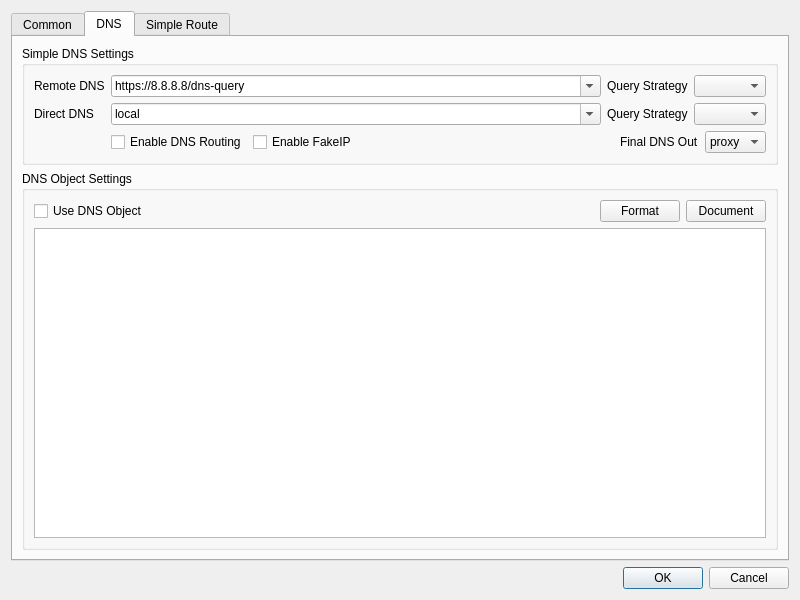
<?xml version="1.0" encoding="UTF-8"?>
<ui version="4.0">
 <class>DialogManageRoutes</class>
 <widget class="QDialog" name="DialogManageRoutes">
  <property name="geometry">
   <rect>
    <x>0</x>
    <y>0</y>
    <width>800</width>
    <height>600</height>
   </rect>
  </property>
  <property name="windowTitle">
   <string>Routes</string>
  </property>
  <layout class="QVBoxLayout" name="verticalLayout">
   <item>
    <widget class="QTabWidget" name="tabWidget">
     <property name="currentIndex">
      <number>1</number>
     </property>
     <widget class="QWidget" name="tab">
      <attribute name="title">
       <string>Common</string>
      </attribute>
      <layout class="QVBoxLayout" name="verticalLayout_3">
       <item>
        <widget class="QWidget" name="widget" native="true">
         <layout class="QGridLayout" name="gridLayout_2">
          <item row="4" column="1">
           <spacer name="verticalSpacer">
            <property name="orientation">
             <enum>Qt::Orientation::Vertical</enum>
            </property>
            <property name="sizeHint" stdset="0">
             <size>
              <width>20</width>
              <height>40</height>
             </size>
            </property>
           </spacer>
          </item>
          <item row="5" column="1">
           <widget class="QGroupBox" name="groupBox">
            <property name="title">
             <string>Route sets</string>
            </property>
            <layout class="QVBoxLayout" name="verticalLayout_7">
             <item>
              <widget class="QPushButton" name="load_save">
               <property name="text">
                <string>Mange route set</string>
               </property>
              </widget>
             </item>
             <item>
              <widget class="QPushButton" name="custom_route_global_edit">
               <property name="text">
                <string>Custom Route (global)</string>
               </property>
              </widget>
             </item>
             <item>
              <widget class="QLabel" name="label_5">
               <property name="text">
                <string>Note: Other settings are independent for each route set.</string>
               </property>
              </widget>
             </item>
            </layout>
           </widget>
          </item>
          <item row="2" column="0">
           <widget class="QLabel" name="label_6">
            <property name="toolTip">
             <string notr="true">For V2Ray, it sets routing.domainStrategy
For sing-box, it sets inbound.domain_strategy</string>
            </property>
            <property name="text">
             <string>Domain Strategy</string>
            </property>
           </widget>
          </item>
          <item row="3" column="1">
           <widget class="QComboBox" name="outbound_domain_strategy">
            <property name="editable">
             <bool>false</bool>
            </property>
           </widget>
          </item>
          <item row="1" column="1">
           <widget class="QComboBox" name="sniffing_mode">
            <item>
             <property name="text">
              <string>Disable</string>
             </property>
            </item>
            <item>
             <property name="text">
              <string>Sniff result for routing</string>
             </property>
            </item>
            <item>
             <property name="text">
              <string>Sniff result for destination</string>
             </property>
            </item>
           </widget>
          </item>
          <item row="1" column="0">
           <widget class="QLabel" name="label">
            <property name="text">
             <string>Sniffing Mode</string>
            </property>
           </widget>
          </item>
          <item row="3" column="0">
           <widget class="QLabel" name="label_3">
            <property name="text">
             <string>Server Address Strategy</string>
            </property>
           </widget>
          </item>
          <item row="2" column="1">
           <widget class="QComboBox" name="domainStrategyCombo">
            <property name="editable">
             <bool>false</bool>
            </property>
           </widget>
          </item>
          <item row="1" column="2">
           <spacer name="horizontalSpacer_3">
            <property name="orientation">
             <enum>Qt::Orientation::Horizontal</enum>
            </property>
            <property name="sizeHint" stdset="0">
             <size>
              <width>40</width>
              <height>20</height>
             </size>
            </property>
           </spacer>
          </item>
         </layout>
        </widget>
       </item>
      </layout>
     </widget>
     <widget class="QWidget" name="tab_3">
      <attribute name="title">
       <string>DNS</string>
      </attribute>
      <layout class="QVBoxLayout" name="verticalLayout_4">
       <item>
        <widget class="QGroupBox" name="simple_dns_box">
         <property name="title">
          <string>Simple DNS Settings</string>
         </property>
         <layout class="QGridLayout" name="gridLayout">
          <item row="1" column="0">
           <widget class="QLabel" name="label_8">
            <property name="toolTip">
             <string>This is especially important and it is recommended to use the default value of &quot;localhost&quot;.
If the default value does not work, try changing it to &quot;223.5.5.5&quot;.
For more information, see the document &quot;Configuration/DNS&quot;.</string>
            </property>
            <property name="text">
             <string>Direct DNS</string>
            </property>
           </widget>
          </item>
          <item row="0" column="2">
           <layout class="QHBoxLayout" name="horizontalLayout_7">
            <item>
             <widget class="QComboBox" name="remote_dns">
              <property name="sizePolicy">
               <sizepolicy hsizetype="Expanding" vsizetype="Fixed">
                <horstretch>0</horstretch>
                <verstretch>0</verstretch>
               </sizepolicy>
              </property>
              <property name="editable">
               <bool>true</bool>
              </property>
              <item>
               <property name="text">
                <string notr="true">https://8.8.8.8/dns-query</string>
               </property>
              </item>
              <item>
               <property name="text">
                <string notr="true">https://1.0.0.1/dns-query</string>
               </property>
              </item>
              <item>
               <property name="text">
                <string notr="true">https://1.1.1.1/dns-query</string>
               </property>
              </item>
              <item>
               <property name="text">
                <string notr="true">https://dns.google/dns-query</string>
               </property>
              </item>
              <item>
               <property name="text">
                <string notr="true">https://one.one.one.one/dns-query</string>
               </property>
              </item>
              <item>
               <property name="text">
                <string notr="true">https://[2001:4860:4860::8888]/dns-query</string>
               </property>
              </item>
              <item>
               <property name="text">
                <string notr="true">https://[2606:4700:4700::1111]/dns-query</string>
               </property>
              </item>
             </widget>
            </item>
            <item>
             <widget class="QLabel" name="label_10">
              <property name="text">
               <string>Query Strategy</string>
              </property>
             </widget>
            </item>
            <item>
             <widget class="QComboBox" name="remote_dns_strategy"/>
            </item>
           </layout>
          </item>
          <item row="0" column="0">
           <widget class="QLabel" name="label_9">
            <property name="text">
             <string>Remote DNS</string>
            </property>
            <property name="buddy">
             <cstring>widget</cstring>
            </property>
           </widget>
          </item>
          <item row="2" column="2">
           <layout class="QHBoxLayout" name="horizontalLayout_3">
            <item>
             <widget class="QCheckBox" name="dns_routing">
              <property name="text">
               <string>Enable DNS Routing</string>
              </property>
             </widget>
            </item>
            <item>
             <widget class="QCheckBox" name="fake_dns">
              <property name="text">
               <string>Enable FakeIP</string>
              </property>
             </widget>
            </item>
            <item>
             <spacer name="horizontalSpacer_2">
              <property name="orientation">
               <enum>Qt::Orientation::Horizontal</enum>
              </property>
              <property name="sizeHint" stdset="0">
               <size>
                <width>40</width>
                <height>20</height>
               </size>
              </property>
             </spacer>
            </item>
            <item>
             <widget class="QLabel" name="dns_final_out_l">
              <property name="text">
               <string>Final DNS Out</string>
              </property>
             </widget>
            </item>
            <item>
             <widget class="QComboBox" name="dns_final_out">
              <item>
               <property name="text">
                <string notr="true">proxy</string>
               </property>
              </item>
              <item>
               <property name="text">
                <string notr="true">direct</string>
               </property>
              </item>
             </widget>
            </item>
           </layout>
          </item>
          <item row="1" column="2">
           <layout class="QHBoxLayout" name="horizontalLayout_8">
            <item>
             <widget class="QComboBox" name="direct_dns">
              <property name="sizePolicy">
               <sizepolicy hsizetype="Expanding" vsizetype="Fixed">
                <horstretch>0</horstretch>
                <verstretch>0</verstretch>
               </sizepolicy>
              </property>
              <property name="editable">
               <bool>true</bool>
              </property>
              <item>
               <property name="text">
                <string notr="true">local</string>
               </property>
              </item>
              <item>
               <property name="text">
                <string notr="true">https://223.5.5.5/dns-query</string>
               </property>
              </item>
              <item>
               <property name="text">
                <string notr="true">https://1.12.12.12/dns-query</string>
               </property>
              </item>
              <item>
               <property name="text">
                <string notr="true">https://dns.alidns.com/dns-query</string>
               </property>
              </item>
              <item>
               <property name="text">
                <string notr="true">https://doh.pub/dns-query</string>
               </property>
              </item>
              <item>
               <property name="text">
                <string notr="true">223.5.5.5</string>
               </property>
              </item>
              <item>
               <property name="text">
                <string notr="true">119.29.29.29</string>
               </property>
              </item>
              <item>
               <property name="text">
                <string notr="true">2400:3200::1</string>
               </property>
              </item>
              <item>
               <property name="text">
                <string notr="true">2402:4e00::</string>
               </property>
              </item>
             </widget>
            </item>
            <item>
             <widget class="QLabel" name="label_11">
              <property name="text">
               <string>Query Strategy</string>
              </property>
             </widget>
            </item>
            <item>
             <widget class="QComboBox" name="direct_dns_strategy"/>
            </item>
           </layout>
          </item>
         </layout>
        </widget>
       </item>
       <item>
        <widget class="QGroupBox" name="groupBox_2">
         <property name="title">
          <string>DNS Object Settings</string>
         </property>
         <layout class="QVBoxLayout" name="verticalLayout_5">
          <item>
           <layout class="QHBoxLayout" name="horizontalLayout_4">
            <item>
             <widget class="QCheckBox" name="use_dns_object">
              <property name="text">
               <string>Use DNS Object</string>
              </property>
             </widget>
            </item>
            <item>
             <widget class="QPushButton" name="format_dns_object">
              <property name="sizePolicy">
               <sizepolicy hsizetype="Maximum" vsizetype="Fixed">
                <horstretch>0</horstretch>
                <verstretch>0</verstretch>
               </sizepolicy>
              </property>
              <property name="text">
               <string>Format</string>
              </property>
             </widget>
            </item>
            <item>
             <widget class="QPushButton" name="dns_document">
              <property name="sizePolicy">
               <sizepolicy hsizetype="Maximum" vsizetype="Fixed">
                <horstretch>0</horstretch>
                <verstretch>0</verstretch>
               </sizepolicy>
              </property>
              <property name="text">
               <string>Document</string>
              </property>
             </widget>
            </item>
           </layout>
          </item>
          <item>
           <widget class="QPlainTextEdit" name="dns_object"/>
          </item>
         </layout>
        </widget>
       </item>
      </layout>
     </widget>
     <widget class="QWidget" name="tab_2">
      <attribute name="title">
       <string>Simple Route</string>
      </attribute>
      <layout class="QVBoxLayout" name="verticalLayout_6">
       <item>
        <widget class="QGroupBox" name="gb2">
         <layout class="QVBoxLayout" name="verticalLayout_2">
          <item>
           <layout class="QGridLayout" name="gridLayout_3" rowstretch="0,1,1" columnstretch="0,1,1,1">
            <item row="0" column="3">
             <widget class="QLabel" name="label_82">
              <property name="text">
               <string>Block</string>
              </property>
              <property name="alignment">
               <set>Qt::AlignmentFlag::AlignCenter</set>
              </property>
             </widget>
            </item>
            <item row="2" column="3">
             <layout class="QGridLayout" name="blockTxtLayout"/>
            </item>
            <item row="0" column="1">
             <widget class="QLabel" name="label_80">
              <property name="text">
               <string>Direct</string>
              </property>
              <property name="alignment">
               <set>Qt::AlignmentFlag::AlignCenter</set>
              </property>
             </widget>
            </item>
            <item row="2" column="0">
             <widget class="QLabel" name="label_7">
              <property name="text">
               <string>Domain</string>
              </property>
              <property name="alignment">
               <set>Qt::AlignmentFlag::AlignRight|Qt::AlignmentFlag::AlignTrailing|Qt::AlignmentFlag::AlignVCenter</set>
              </property>
             </widget>
            </item>
            <item row="2" column="1">
             <layout class="QGridLayout" name="directTxtLayout"/>
            </item>
            <item row="1" column="2">
             <layout class="QGridLayout" name="proxyIPLayout"/>
            </item>
            <item row="0" column="2">
             <widget class="QLabel" name="label_81">
              <property name="text">
               <string>Proxy</string>
              </property>
              <property name="alignment">
               <set>Qt::AlignmentFlag::AlignCenter</set>
              </property>
             </widget>
            </item>
            <item row="2" column="2">
             <layout class="QGridLayout" name="proxyTxtLayout"/>
            </item>
            <item row="1" column="3">
             <layout class="QGridLayout" name="blockIPLayout"/>
            </item>
            <item row="1" column="0">
             <widget class="QLabel" name="label_2">
              <property name="text">
               <string>IP</string>
              </property>
              <property name="alignment">
               <set>Qt::AlignmentFlag::AlignRight|Qt::AlignmentFlag::AlignTrailing|Qt::AlignmentFlag::AlignVCenter</set>
              </property>
             </widget>
            </item>
            <item row="1" column="1">
             <layout class="QGridLayout" name="directIPLayout"/>
            </item>
           </layout>
          </item>
          <item>
           <layout class="QHBoxLayout" name="horizontalLayout_5">
            <item>
             <widget class="QWidget" name="horizontalWidget_2" native="true">
              <layout class="QHBoxLayout" name="horizontalLayout_6">
               <property name="leftMargin">
                <number>0</number>
               </property>
               <property name="topMargin">
                <number>0</number>
               </property>
               <property name="rightMargin">
                <number>0</number>
               </property>
               <property name="bottomMargin">
                <number>0</number>
               </property>
               <item>
                <widget class="QToolButton" name="preset">
                 <property name="sizePolicy">
                  <sizepolicy hsizetype="Preferred" vsizetype="Fixed">
                   <horstretch>0</horstretch>
                   <verstretch>0</verstretch>
                  </sizepolicy>
                 </property>
                 <property name="text">
                  <string>Preset</string>
                 </property>
                 <property name="popupMode">
                  <enum>QToolButton::ToolButtonPopupMode::InstantPopup</enum>
                 </property>
                 <property name="toolButtonStyle">
                  <enum>Qt::ToolButtonStyle::ToolButtonTextBesideIcon</enum>
                 </property>
                </widget>
               </item>
               <item>
                <widget class="QPushButton" name="custom_route_edit">
                 <property name="text">
                  <string>Custom Route</string>
                 </property>
                </widget>
               </item>
              </layout>
             </widget>
            </item>
            <item>
             <spacer name="horizontalSpacer">
              <property name="orientation">
               <enum>Qt::Orientation::Horizontal</enum>
              </property>
              <property name="sizeHint" stdset="0">
               <size>
                <width>40</width>
                <height>20</height>
               </size>
              </property>
             </spacer>
            </item>
            <item>
             <widget class="QWidget" name="horizontalWidget" native="true">
              <layout class="QHBoxLayout" name="horizontalLayout_2">
               <property name="leftMargin">
                <number>0</number>
               </property>
               <property name="topMargin">
                <number>0</number>
               </property>
               <property name="rightMargin">
                <number>0</number>
               </property>
               <property name="bottomMargin">
                <number>0</number>
               </property>
               <item>
                <widget class="QLabel" name="label_4">
                 <property name="text">
                  <string>Default Outbound</string>
                 </property>
                </widget>
               </item>
               <item>
                <widget class="QComboBox" name="def_outbound">
                 <item>
                  <property name="text">
                   <string notr="true">proxy</string>
                  </property>
                 </item>
                 <item>
                  <property name="text">
                   <string notr="true">direct</string>
                  </property>
                 </item>
                 <item>
                  <property name="text">
                   <string notr="true">block</string>
                  </property>
                 </item>
                </widget>
               </item>
              </layout>
             </widget>
            </item>
           </layout>
          </item>
         </layout>
        </widget>
       </item>
      </layout>
     </widget>
    </widget>
   </item>
   <item>
    <layout class="QHBoxLayout" name="horizontalLayout">
     <item>
      <widget class="QDialogButtonBox" name="buttonBox">
       <property name="sizePolicy">
        <sizepolicy hsizetype="Preferred" vsizetype="Preferred">
         <horstretch>0</horstretch>
         <verstretch>0</verstretch>
        </sizepolicy>
       </property>
       <property name="standardButtons">
        <set>QDialogButtonBox::StandardButton::Cancel|QDialogButtonBox::StandardButton::Ok</set>
       </property>
      </widget>
     </item>
    </layout>
   </item>
  </layout>
 </widget>
 <tabstops>
  <tabstop>tabWidget</tabstop>
  <tabstop>sniffing_mode</tabstop>
  <tabstop>domainStrategyCombo</tabstop>
  <tabstop>outbound_domain_strategy</tabstop>
  <tabstop>load_save</tabstop>
  <tabstop>custom_route_global_edit</tabstop>
  <tabstop>remote_dns</tabstop>
  <tabstop>remote_dns_strategy</tabstop>
  <tabstop>direct_dns</tabstop>
  <tabstop>direct_dns_strategy</tabstop>
  <tabstop>dns_routing</tabstop>
  <tabstop>fake_dns</tabstop>
  <tabstop>dns_final_out</tabstop>
  <tabstop>use_dns_object</tabstop>
  <tabstop>format_dns_object</tabstop>
  <tabstop>dns_document</tabstop>
  <tabstop>dns_object</tabstop>
  <tabstop>preset</tabstop>
  <tabstop>custom_route_edit</tabstop>
  <tabstop>def_outbound</tabstop>
 </tabstops>
 <resources/>
 <connections>
  <connection>
   <sender>buttonBox</sender>
   <signal>rejected()</signal>
   <receiver>DialogManageRoutes</receiver>
   <slot>reject()</slot>
   <hints>
    <hint type="sourcelabel">
     <x>399</x>
     <y>574</y>
    </hint>
    <hint type="destinationlabel">
     <x>399</x>
     <y>299</y>
    </hint>
   </hints>
  </connection>
  <connection>
   <sender>buttonBox</sender>
   <signal>accepted()</signal>
   <receiver>DialogManageRoutes</receiver>
   <slot>accept()</slot>
   <hints>
    <hint type="sourcelabel">
     <x>399</x>
     <y>574</y>
    </hint>
    <hint type="destinationlabel">
     <x>399</x>
     <y>299</y>
    </hint>
   </hints>
  </connection>
 </connections>
</ui>
